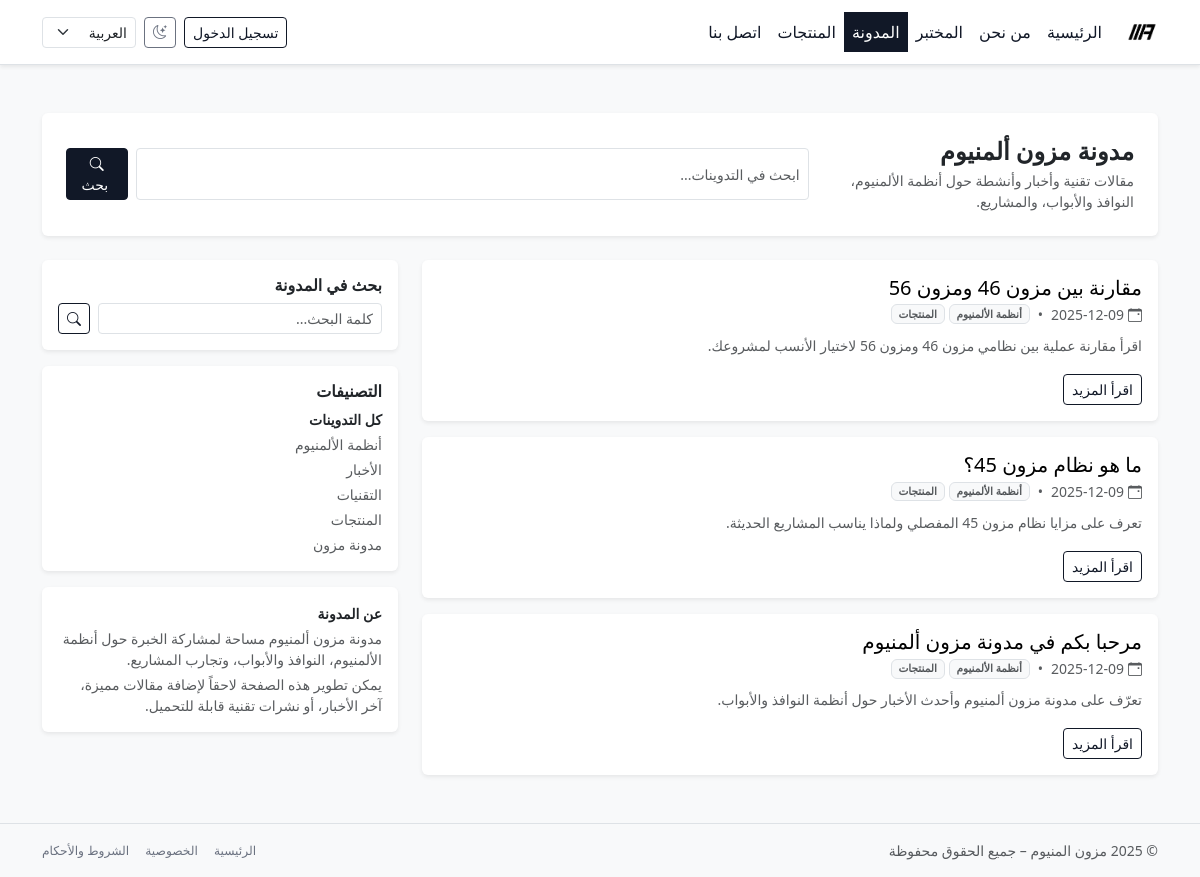
The app's page /ar/blog/, older data.
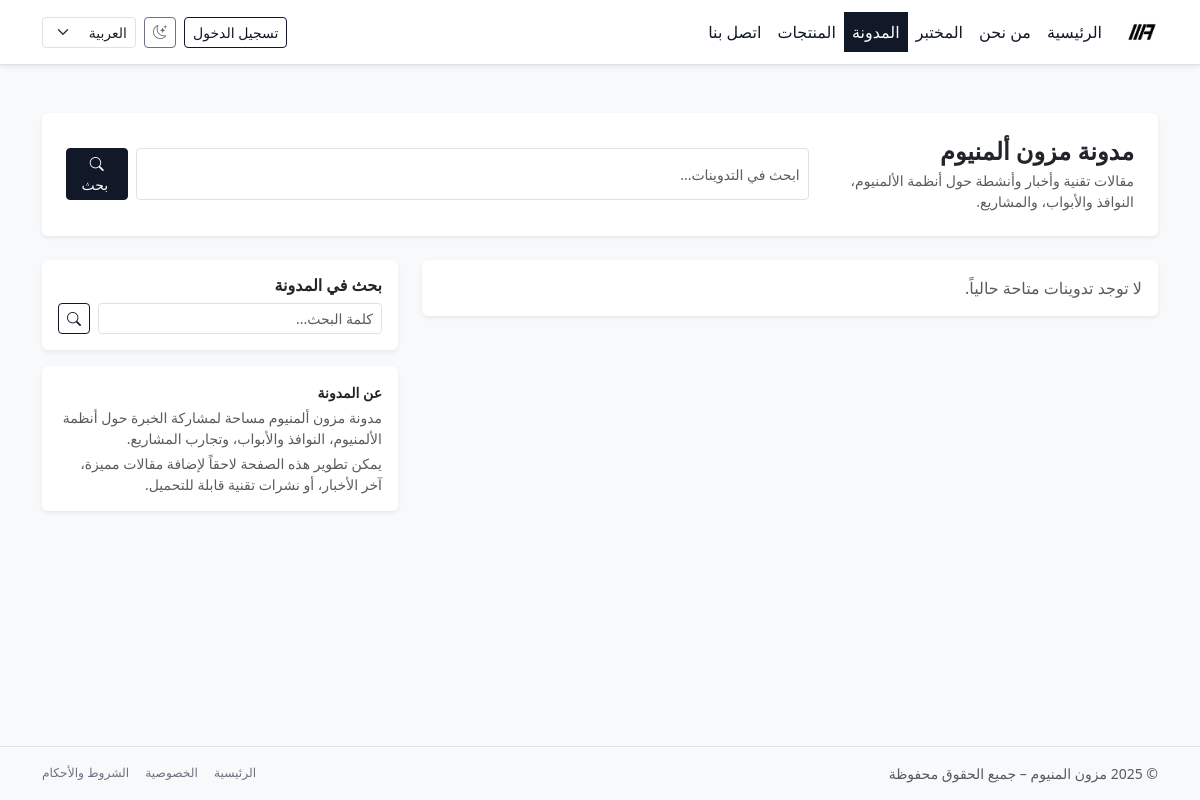
The same page, newer data.
### website/models.py (models this page shows, shortened)
class TimeStampedModel(models.Model):
    created_at = models.DateTimeField(default=timezone.now, editable=False)
    updated_at = models.DateTimeField(auto_now=True)
    class Meta:
        abstract = True

class BlogPost(TimeStampedModel):
    slug = models.SlugField(unique=True, max_length=200)
    title = models.CharField(max_length=200)
    body = models.TextField()
    meta_title = models.CharField(max_length=255, blank=True, null=True)
    meta_description = models.CharField(max_length=300, blank=True, null=True)
    thumbnail = models.ImageField(
        upload_to="blog/",
        blank=True,
        null=True,
    )
    is_published = models.BooleanField(default=True)
    published_at = models.DateTimeField(default=timezone.now)
    categories = models.ManyToManyField(
        Category,
        related_name="posts",
        blank=True,
    )
    tags = models.ManyToManyField(
        Tag,
        related_name="posts",
        blank=True,
    )
    class Meta:
        ordering = ("-published_at", "-id")
    def get_absolute_url(self):
        return reverse("blog_detail", kwargs={"slug": self.slug})

class Category(TimeStampedModel):
    slug = models.SlugField(unique=True, max_length=100)
    name = models.CharField(max_length=100)
    class Meta:
        ordering = ("name",)

### website/views.py (the view)
# urls.py: path("blog/", BlogListView.as_view(), name="blog_list"),
class BlogListView(ListView):
    model = BlogPost
    template_name = "website/blog_list.html"
    context_object_name = "posts"
    paginate_by = 5
    def get_queryset(self):
        q = self.request.GET.get("q", "").strip()
        qs = BlogPost.objects.filter(is_published=True)
        category_slug = self.kwargs.get("category_slug")
        self.current_category = None
        if category_slug:
            self.current_category = Category.objects.filter(
                slug=category_slug
            ).first()
            if self.current_category:
                qs = qs.filter(categories=self.current_category)
        if q:
            qs = qs.filter(
                Q(title__icontains=q) |
                Q(body__icontains=q)
            )
        self.search_query = q
        return qs
    def get_context_data(self, **kwargs):
        context = super().get_context_data(**kwargs)
        context["categories"] = Category.objects.all()
        context["current_category"] = getattr(self, "current_category", None)
        context["q"] = getattr(self, "search_query", "")
        return context

### core/context_processors/notifications.py (called while the page is built, shortened)
def notifications_context(request):
    user = request.user
    if not user.is_authenticated:
        return {}

### templates/website/blog_list.html (shortened to what the changed rows need)
{% extends "base.html" %}
{% load i18n static %}
{% block content %}
<section class="mb-4">
  <div class="card border-0 shadow-sm bg-body">
    <div class="card-body p-3 p-md-4">
      <div class="d-flex flex-column flex-md-row justify-content-between gap-3 align-items-md-center">
        <div>
          <h1 class="h4 fw-bold mb-1 text-body">
            {% if current_category %}
              {{ current_category.name }}
            {% elif current_tag %}
              {% trans "الوسم" %}: {{ current_tag.name }}
            {% else %}
              {% trans "مدونة مزون ألمنيوم" %}
            {% endif %}
          </h1>
        </div>
      </div>
    </div>
  </div>
</section>
<div class="row g-4">
  <div class="col-lg-8">
    {% if posts %}
      <div class="vstack gap-3">
        {% for post in posts %}
          <article class="card border-0 shadow-sm overflow-hidden bg-white">
            <div class="row g-0">
              {% if post.thumbnail %}
                <div class="col-md-4">
                  <div class="ratio ratio-4x3 h-100">
                    <img
                      src="{{ post.thumbnail.url }}"
                      alt="{{ post.title }}"
                      class="img-fluid object-fit-cover">
                  </div>
                </div>
                <div class="col-md-8">
              {% else %}
                <div class="col-12">
              {% endif %}
                <div class="card-body d-flex flex-column h-100">
                  <h2 class="h5 mb-1">
                    <a href="{{ post.get_absolute_url }}"
                       class="text-decoration-none link-body-emphasis">
                      {{ post.title }}
                    </a>
                  </h2>
                  <div class="small text-muted mb-2 d-flex flex-wrap gap-2 align-items-center">
                    <span class="d-inline-flex align-items-center gap-1">
                      <i class="bi bi-calendar-event"></i>
                      <span>{{ post.published_at|date:"Y-m-d" }}</span>
                    </span>
                    {% with cats=post.categories.all %}
                      {% if cats %}
                        <span>•</span>
                        <span class="d-flex flex-wrap gap-1">
                          {% for c in cats %}
                            <span class="badge bg-body-tertiary text-muted border">
                              {{ c.name }}
                            </span>
                          {% endfor %}
                        </span>
                      {% endif %}
                    {% endwith %}
                  </div>
                  <p class="small mb-3 text-muted" style="line-height: 1.8;">
                    {{ post.meta_description|default:post.body|truncatechars:220 }}
                  </p>
                  <div class="mt-auto d-flex justify-content-between align-items-center small">
                    <a href="{{ post.get_absolute_url }}"
                       class="btn btn-sm btn-outline-primary">
                      {% trans "اقرأ المزيد" %}
                    </a>
                  </div>
                </div>
              </div>
            </div>
          </article>
        {% endfor %}
      </div>
    {% else %}
      <div class="card border-0 shadow-sm">
        <div class="card-body">
          <p class="text-muted mb-0">
            {% if q %}
              {% trans "لا توجد نتائج مطابقة لبحثك حالياً." %}
            {% else %}
              {% trans "لا توجد تدوينات متاحة حالياً." %}
            {% endif %}
          </p>
        </div>
      </div>
    {% endif %}
  </div>
  <div class="col-lg-4">
    <aside class="position-sticky" style="top: 88px;">
      <div class="card border-0 shadow-sm mb-3">
        <div class="card-body">
          <h2 class="h6 mb-2 fw-bold text-body">
            {% trans "بحث في المدونة" %}
          </h2>
        </div>
      </div>
      {% if categories %}
        <div class="card border-0 shadow-sm mb-3">
          <div class="card-body">
            <h2 class="h6 mb-2 fw-bold text-body">
              {% trans "التصنيفات" %}
            </h2>
            <div class="vstack gap-1 small">
              <a href="{% url 'blog_list' %}"
                 class="text-decoration-none d-flex justify-content-between {% if not current_category and not current_tag %}fw-bold text-body{% else %}text-muted{% endif %}">
                <span>{% trans "كل التدوينات" %}</span>
              </a>
              {% for c in categories %}
                <a href="{% url 'blog_category' category_slug=c.slug %}"
                   class="text-decoration-none d-flex justify-content-between {% if current_category and current_category.slug == c.slug %}fw-bold text-body{% else %}text-muted{% endif %}">
                  <span>{{ c.name }}</span>
                </a>
              {% endfor %}
            </div>
          </div>
        </div>
      {% endif %}
    </aside>
  </div>
</div>
{% endblock %}

Row changes from the older to the newer data that the page shows:
removed BlogPost: title "مقارنة بين مزون 46 ومزون 56", published_at "2025-12-09", meta_description "اقرأ مقارنة عملية بين نظامي مزون 46 ومزون 56 لاختيار الأنسب لمشروعك."
removed Category: name "أنظمة الألمنيوم"
removed Category: name "المنتجات"
removed BlogPost: title "ما هو نظام مزون 45؟", published_at "2025-12-09", meta_description "تعرف على مزايا نظام مزون 45 المفصلي ولماذا يناسب المشاريع الحديثة."
removed BlogPost: title "مرحبا بكم في مدونة مزون ألمنيوم", published_at "2025-12-09", meta_description "تعرّف على مدونة مزون ألمنيوم وأحدث الأخبار حول أنظمة النوافذ والأبواب."
removed Category: name "الأخبار", shown under "التصنيفات"
removed Category: name "التقنيات", shown under "التصنيفات"
removed Category: name "مدونة مزون", shown under "التصنيفات"
Text that changed along with them:
text no longer shown: "التصنيفات كل التدوينات"
text now shown: "لا توجد تدوينات متاحة حالياً."
